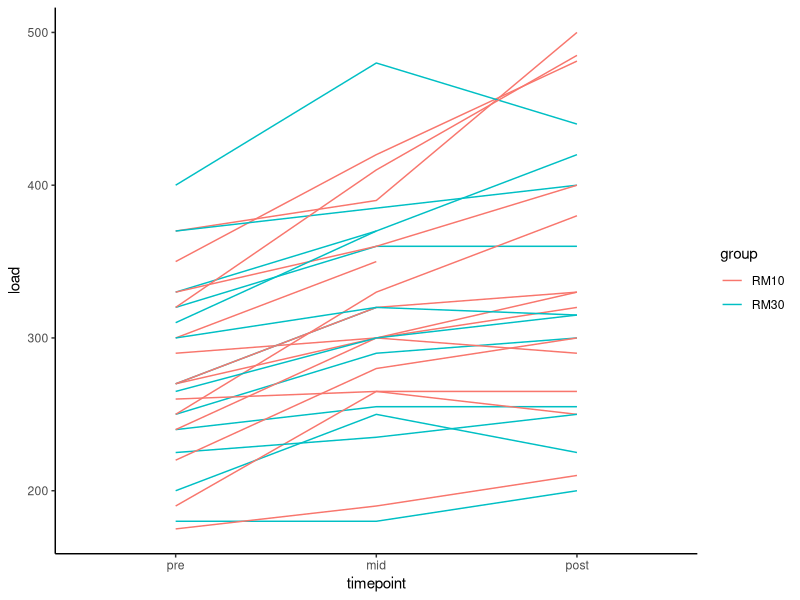
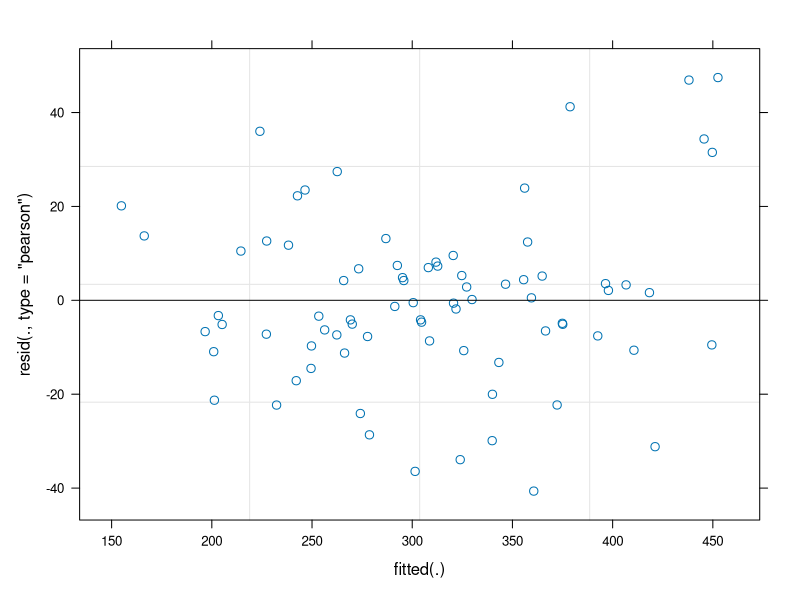
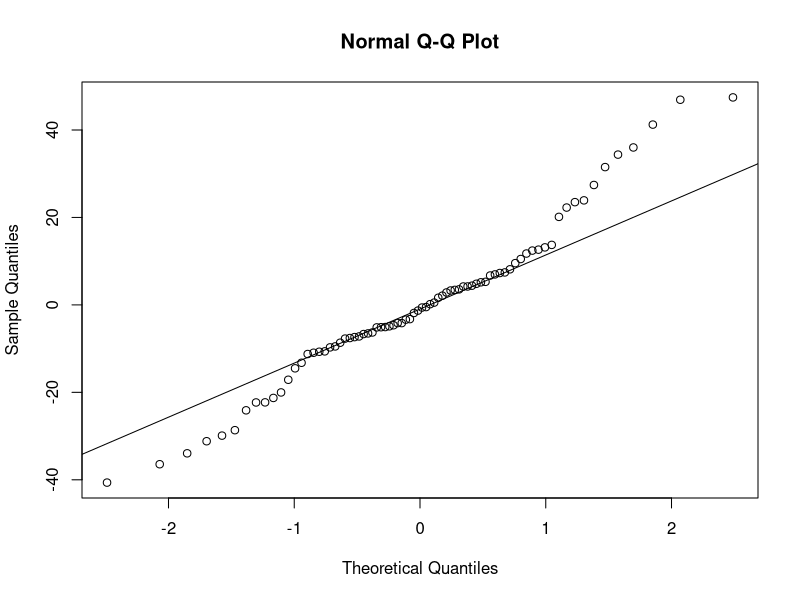
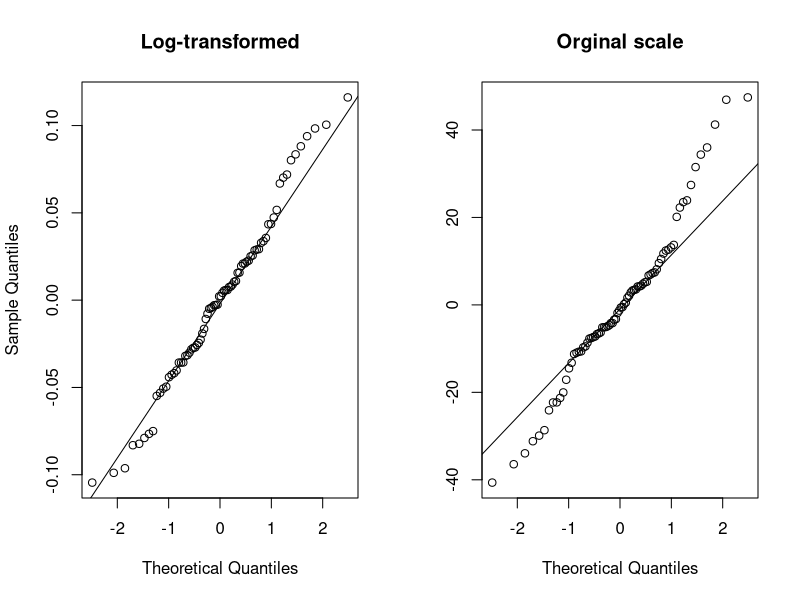

Recreate these plots in R, in order.
## ---- chunk 1
library(tidyverse); library(readxl); library(nlme); library(lme4); 
library(knitr); library(kableExtra)

dat <- read_excel("./data/ten_vs_thirty_complete.xlsx", na = "NA") %>%
        filter(exercise == "legpress") %>%
        spread(timepoint, load) %>%
        gather(timepoint, load, mid:pre) %>%
        mutate(timepoint = factor(timepoint, levels = c("pre", "mid", "post"))) %>%
        mutate(log.load = log(load)) 



m1a <- lm(load ~ timepoint * group, data = dat)

m1 <- lmer(load ~ timepoint * group + (1|subject), data = dat)


rbind(summary(m1a)$coef[,c(1,2,3)], summary(m1)$coef[,c(1,2,3)]) %>%
        kable(format = "latex", 
              booktabs = TRUE,
              caption = "Regression coefficients from a linear model and a mixed linear model examining the effects of timepoint (within) and group (between) on 1RM strength", digits = 1) %>%
        group_rows("Linear model", 1,6) %>%
        group_rows("Mixed-linear model",7,12)
     


## ---- chunk 2
library(tidyverse); library(readxl); library(nlme); library(lme4); 
library(knitr); library(kableExtra)

read_excel("./data/ten_vs_thirty_complete.xlsx", na = "NA") %>%
        filter(exercise == "legpress") %>%
        spread(timepoint, load) %>%
        gather(timepoint, load, mid:pre) %>%
        mutate(timepoint = factor(timepoint, levels = c("pre", "mid", "post"))) %>%
        mutate(log.load = log(load)) %>%
        ggplot(aes(timepoint, load, group = subject, color = group)) + geom_line() + 
        theme_classic()

ten_vs_thirty <- read_excel("./data/ten_vs_thirty_complete.xlsx", na = "NA") %>%
        filter(exercise == "legpress") %>%
        spread(timepoint, load) %>%
        gather(timepoint, load, mid:pre) %>%
        mutate(timepoint = factor(timepoint, levels = c("pre", "mid", "post"))) %>%
        mutate(log.load = log(load))

## ---- chunk 3
summary(m1)$coef %>%
        kable(format = "latex", 
              booktabs = TRUE,
              caption = "Regression coefficients", digits = 1)

## ---- chunk 4

ten_vs_thirty <- read_excel("./data/ten_vs_thirty_complete.xlsx", 
                            na = "NA") %>%
        filter(exercise == "legpress") %>%
        spread(timepoint, load) %>%
        gather(timepoint, load, mid:pre) %>%
        mutate(timepoint = factor(timepoint, 
                                  levels = c("pre", "mid", "post"))) %>%
        mutate(log.load = log(load))

# Fit model
m1 <- lmer(load ~ timepoint + group + timepoint:group + (1|subject),
           data = ten_vs_thirty) 

plot(m1)


## ---- chunk 5
qqnorm(resid(m1)); qqline(resid(m1))
## ---- chunk 6
# calculating the log of the dependent variable
ten_vs_thirty <- read_excel("./data/ten_vs_thirty_complete.xlsx", 
                            na = "NA") %>%
        filter(exercise == "legpress") %>%
        spread(timepoint, load) %>%
        gather(timepoint, load, mid:pre) %>%
        mutate(timepoint = factor(timepoint, 
                                  levels = c("pre", "mid", "post"))) %>%
        mutate(log.load = log(load)) 

# Fitting the model
m1_log <- lmer(log.load ~ timepoint + group + timepoint:group + (1|subject),
           data = ten_vs_thirty) 
## ---- chunk 7
par(mfrow = c(1,2))
qqnorm(resid(m1_log), main = "Log-transformed");qqline(resid(m1_log))
qqnorm(resid(m1), main = "Orginal scale", ylab="");qqline(resid(m1))
## ---- chunk 8
cbind(estimate = exp(summary(m1_log)$coef[,1]), exp(confint(m1_log))[c(3:8),]) %>%
        kable(format = "latex", 
              booktabs = TRUE,
              caption = "Regression coefficients", digits = 2)
## ---- chunk 9

# Fit a model with all effects
m1 <- lmer(load ~ timepoint + group + timepoint:group + (1|subject),
           data = ten_vs_thirty, REML = FALSE) 
# Then fit a null model for comparison, we drop the higher order interaction
m0 <- lmer(load ~ timepoint + group + (1|subject),
           data = ten_vs_thirty, REML = FALSE) 

# compare the models using the anova() function
anova(m0, m1)
